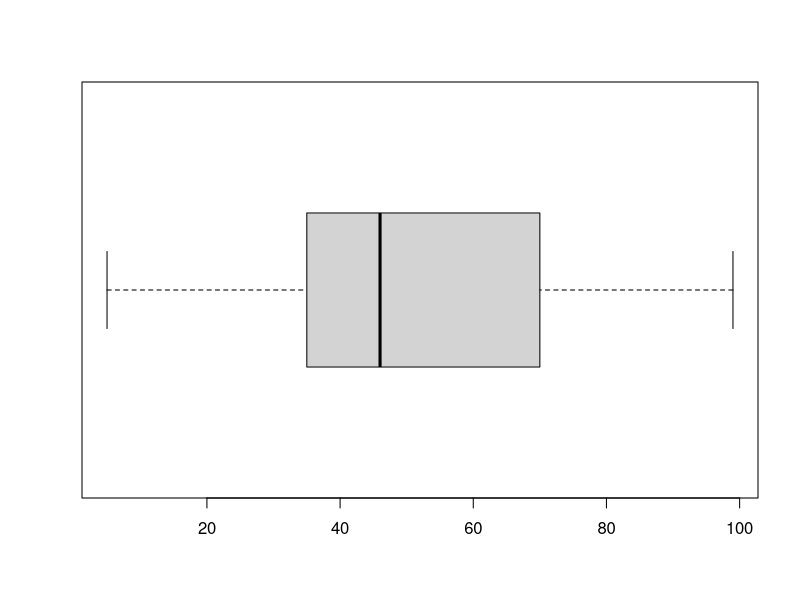
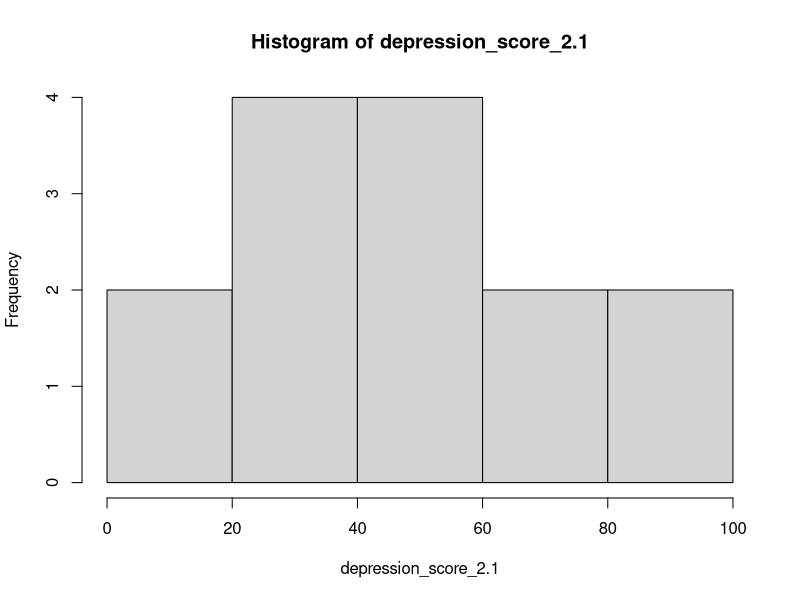
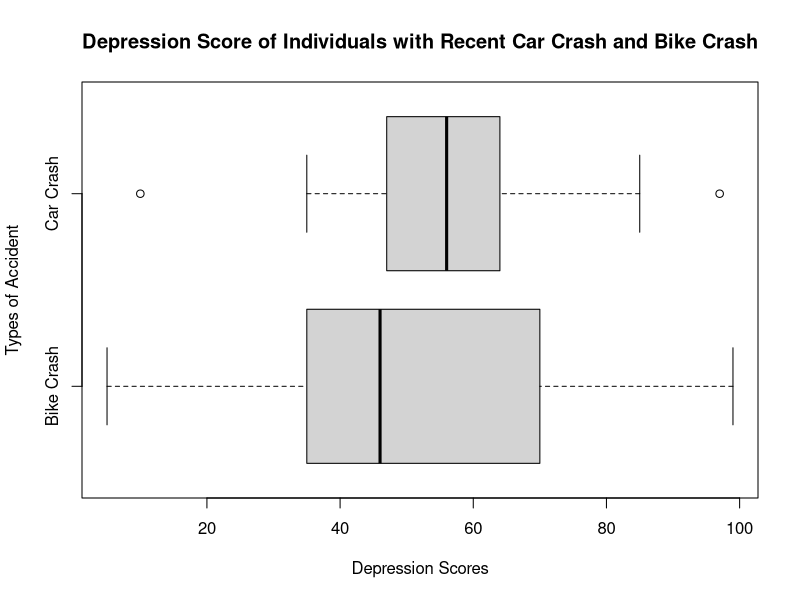
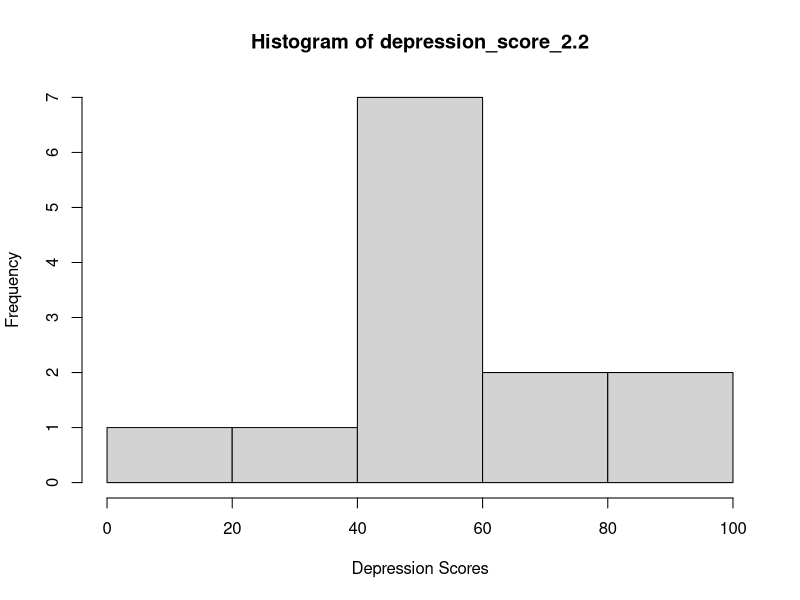

R code for these plots, in order:
## ---- chunk 1
depression_score_2.1 <- c(45, 39, 25, 47, 49, 5, 70, 99, 74, 37, 99, 35, 8, 59)
mean(depression_score_2.1) # Data mean
median(depression_score_2.1)  # Data median 
max(depression_score_2.1, na.rm = TRUE) - min(depression_score_2.1, na.rm = TRUE)   # Data range 
sd(depression_score_2.1)  #Data standrd deviation
## ---- chunk 2
boxplot(depression_score_2.1,horizontal = TRUE)
hist(depression_score_2.1)
## ---- chunk 3
depression_score_2.2 <- c(67, 50, 85, 43, 64, 35, 47, 97, 58, 58, 10, 56, 50)
types <- c("Bike Crash","Car Crash")
boxplot(depression_score_2.1, 
        depression_score_2.2, 
        names = types, horizontal = TRUE, 
        main = "Depression Score of Individuals with Recent Car Crash and Bike Crash", 
        xlab = "Depression Scores", 
        ylab = "Types of Accident")
## ---- chunk 4
hist(depression_score_2.2,xlab = "Depression Scores")
